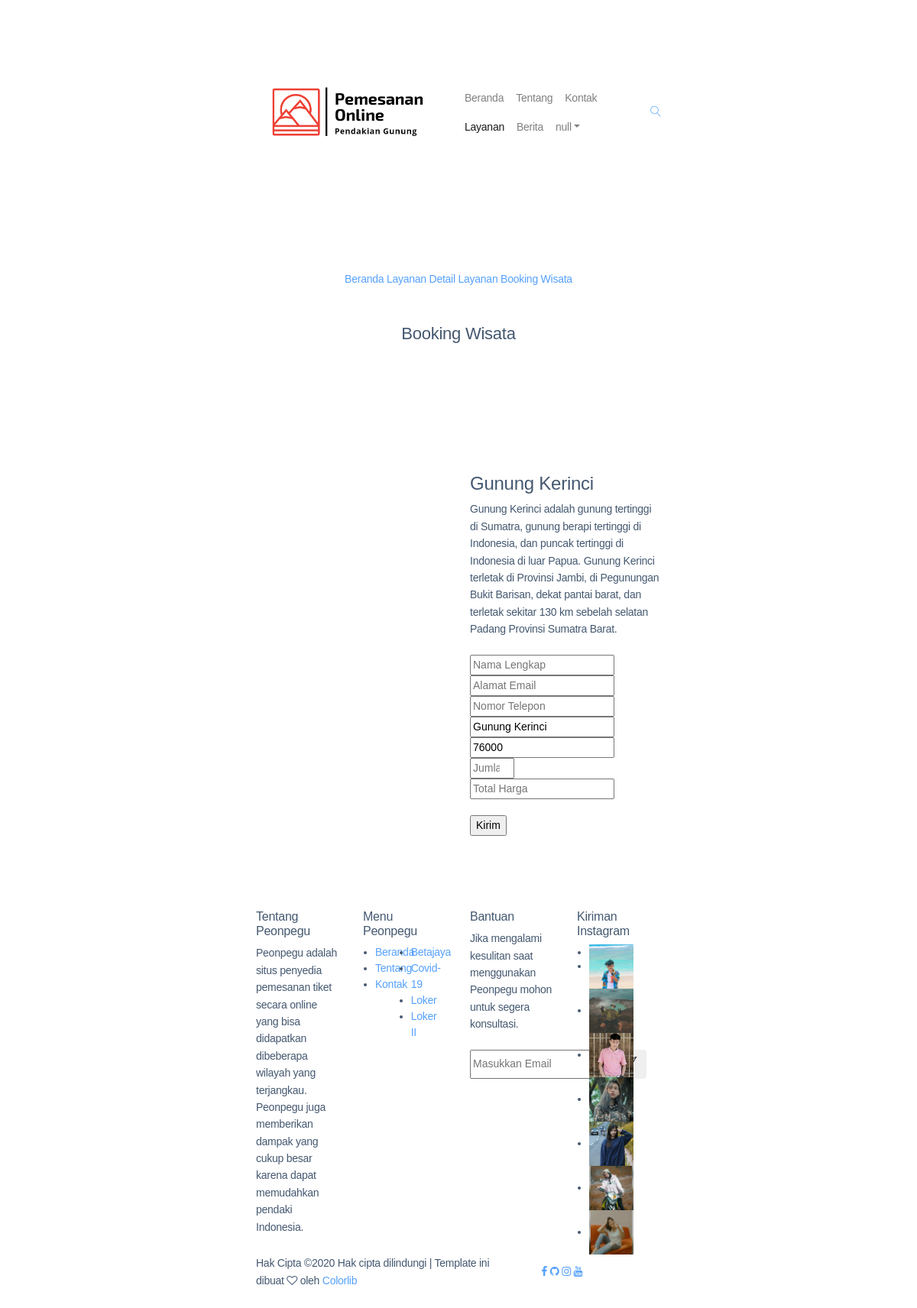
The app's page /User/booking-wisata?id=3 with its own data.
### tables this page shows
CREATE TABLE `tb_wisata` (
  `id_wisata` int(11) NOT NULL,
  `id_kategori` int(11) DEFAULT NULL,
  `nama_wisata` varchar(50) DEFAULT NULL,
  `alamat` text DEFAULT NULL,
  `ket_singkat` text DEFAULT NULL,
  `ket_lengkap` text DEFAULT NULL,
  `harga` int(11) DEFAULT NULL,
  `stok` int(11) DEFAULT NULL,
  `gambar` varchar(250) DEFAULT NULL,
  `created` datetime DEFAULT NULL,
  `modified` datetime DEFAULT NULL
);

### User/booking-wisata.php (the view, shortened to what this page needs)
<?php
include '../koneksi.php';
$id = $_GET['id'];
$id_user = $_COOKIE['version'];
$query = mysqli_query($conn, "SELECT * FROM tb_user WHERE id_user = '$id_user'");
$row = mysqli_fetch_array($query);
$query2 = mysqli_query($conn, "SELECT * FROM tb_wisata WHERE id_wisata = '$id'");
$row2 = mysqli_fetch_array($query2);
?>
<!DOCTYPE html>
<html lang="en">
<head>
    <link rel="stylesheet" href="../assets/dist-2/css/bootstrap.css">
    <link rel="stylesheet" href="../assets/dist-2/vendors/linericon/style.css">
    <link rel="stylesheet" href="../assets/dist-2/css/font-awesome.min.css">
    <link rel="stylesheet" href="../assets/dist-2/vendors/owl-carousel/owl.carousel.min.css">
    <link rel="stylesheet" href="../assets/dist-2/vendors/lightbox/simpleLightbox.css">
    <link rel="stylesheet" href="../assets/dist-2/vendors/nice-select/css/nice-select.css">
    <link rel="stylesheet" href="../assets/dist-2/vendors/animate-css/animate.css">
    <link rel="stylesheet" href="../assets/dist-2/css/style.css">
    <link rel="stylesheet" href="../assets/dist-2/css/responsive.css">
</head>
<body>
    <header class="header_area">
        <div class="main_menu">
            <nav class="navbar navbar-expand-lg navbar-light">
                <div class="container box_1620">
                    <a class="navbar-brand logo_h" href="index"><img src="../assets/images/logo-home.png" alt="" style="width: 249px;"></a>
                    <div class="collapse navbar-collapse offset" id="navbarSupportedContent">
                        <ul class="nav navbar-nav menu_nav ml-auto">
                            <li class="nav-item"><a class="nav-link" href="index">Beranda</a></li>
                            <li class="nav-item"><a class="nav-link" href="tentang">Tentang</a></li>
                            <li class="nav-item"><a class="nav-link" href="kontak">Kontak</a></li>
                            <li class="nav-item active"><a class="nav-link" href="layanan">Layanan</a></li>
                            <li class="nav-item"><a class="nav-link" href="berita">Berita</a></li>
                            <li class="nav-item submenu dropdown">
                                <a href="#" class="nav-link dropdown-toggle" data-toggle="dropdown" role="button" aria-haspopup="true" aria-expanded="false"><script type="text/javascript">document.write(tampil2)</script></a>
                            </li>
                        </ul>
                        <ul class="nav navbar-nav navbar-right">
                            <li class="nav-item"><a href="#" class="search"><i class="lnr lnr-magnifier"></i></a></li>
                        </ul>
                    </div>
                </div>
            </nav>
        </div>
    </header>
    <section class="banner_area">
        <div class="banner_inner d-flex align-items-center">
            <div class="container">
                <div class="banner_content text-center">
                    <div class="page_link">
                        <a href="index">Beranda</a>
                        <a href="layanan">Layanan</a>
                        <a href="detail-layanan?id=<?php echo $id;?>">Detail Layanan</a>
                        <a href="booking-wisata?id=<?php echo $id;?>">Booking Wisata</a>
                    </div>
                    <h2>Booking Wisata</h2>
                </div>
            </div>
        </div>
    </section>
    <section class="portfolio_details_area p_120">
        <div class="container">
            <div class="portfolio_details_inner">
                <div class="row">
                    <div class="col-md-6">
                        <div class="left_img">
                        </div>
                    </div>
                    <div class="col-md-6">
                        <div class="portfolio_right_text">
                            <h4><?php echo $row2['nama_wisata'];?></h4>
                            <p><?php echo $row2['ket_singkat'];?></p>
                            <form action="Proses/add-transaksi.php" method="POST">
                                <div class="perhitungan">
                                    <div class="mt-10">
                                        <input type="text" id="nama_lengkap" name="nama_lengkap" placeholder="Nama Lengkap" value="<?php echo $row['nama_lengkap'];?>" readonly="" required class="single-input">
                                    </div>
                                    <div class="mt-10">
                                        <input type="email" id="email" name="email" placeholder="Alamat Email" value="<?php echo $row['email'];?>" readonly="" required class="single-input">
                                    </div>
                                    <div class="mt-10">
                                        <input type="number" id="no_hp" name="no_hp" placeholder="Nomor Telepon" value="<?php echo $row['no_hp'];?>" readonly="" required class="single-input">
                                    </div>
                                    <div class="mt-10">
                                        <input type="text" id="nama_wisata" name="nama_wisata" placeholder="Nama Wisata" value="<?php echo $row2['nama_wisata'];?>" readonly="" required class="single-input">
                                    </div>
                                    <div class="mt-10">
                                        <input type="number" id="harga" name="harga" placeholder="Harga" value="<?php echo $row2['harga'];?>" readonly="" required class="single-input">
                                    </div>
                                    <div class="mt-10">
                                        <input type="number" id="jumlah_pesan" name="jumlah_pesan" placeholder="Jumlah Pesan" min="1" max="<?php echo $row2['stok'];?>" required="" class="single-input" autocomplete="off">
                                    </div>
                                    <div class="mt-10">
                                        <input type="number" id="total_harga" name="total_harga" placeholder="Total Harga"  required class="single-input" autocomplete="off" readonly="">
                                    </div><br>
                                    <input type="submit" class="genric-btn info circle" name="submit" id="submit" value="Kirim">
                                </div>
                            </form>
                        </div>
                    </div>
                </div>
            </div>
        </div>
    </section>
    <footer class="footer-area section_gap">
        <div class="container">
            <div class="row">
                <div class="col-lg-3  col-md-6 col-sm-6">
                    <div class="single-footer-widget">
                        <h6 class="footer_title">Tentang Peonpegu</h6>
                        <p>Peonpegu adalah situs penyedia pemesanan tiket secara online yang bisa didapatkan dibeberapa wilayah yang terjangkau. Peonpegu juga memberikan dampak yang cukup besar karena dapat memudahkan pendaki Indonesia.</p>
                    </div>
                </div>
                <div class="col-lg-3 col-md-6 col-sm-6">
                    <div class="single-footer-widget">
                        <h6 class="footer_title">Menu Peonpegu</h6>
                        <div class="row">
                            <div class="col-4">
                                <ul class="list">
                                    <li><a href="index">Beranda</a></li>
                                    <li><a href="tentang">Tentang</a></li>
                                    <li><a href="kontak">Kontak</a></li>
                                </ul>
                            </div>
                            <div class="col-4">
                                <ul class="list">
                                    <li><a href="http://betajaya.000webhostapp.com/">Betajaya</a></li>
                                    <li><a href="https://github.com/RizkiKarianata/Info-Covid-19">Covid-19</a></li>
                                    <li><a href="http://lokerpemimpi.000webhostapp.com/">Loker</a></li>
                                    <li><a href="http://wongjaim.000webhostapp.com/">Loker II</a></li>
                                </ul>
                            </div>
                        </div>
                    </div>
                </div>
                <div class="col-lg-3 col-md-6 col-sm-6">
                    <div class="single-footer-widget">
                        <h6 class="footer_title">Bantuan</h6>
                        <p>Jika mengalami kesulitan saat menggunakan Peonpegu mohon untuk segera konsultasi.</p>
                        <div id="mc_embed_signup">
                            <form target="_blank" action="https://spondonit.us12.list-manage.com/subscribe/post?u=1462626880ade1ac87bd9c93a&amp;id=92a4423d01" method="get" class="subscribe_form relative">
                                <div class="input-group d-flex flex-row">
                                    <input name="EMAIL" placeholder="Masukkan Email" onfocus="this.placeholder = ''" onblur="this.placeholder = 'Masukkan Email '" required="" type="email" autocomplete="off">
                                </div>
                            </form>
                        </div>
                    </div>
                </div>
                <div class="col-lg-3 col-md-6 col-sm-6">
                    <div class="single-footer-widget instafeed">
                        <h6 class="footer_title">Kiriman Instagram</h6>
                        <ul class="list instafeed d-flex flex-wrap">
                            <li><img src="../assets/images/instagram/Gambar3.jpg" alt="" style="width: 58px;"></li>
                            <li><img src="../assets/images/instagram/Gambar14.jpg" alt="" style="width: 58px;"></li>
                            <li><img src="../assets/images/instagram/Gambar15.jpg" alt="" style="width: 58px;"></li>
                            <li><img src="../assets/images/instagram/Gambar17.jpg" alt="" style="width: 58px;"></li>
                            <li><img src="../assets/images/instagram/Gambar24.jpg" alt="" style="width: 58px;"></li>
                            <li><img src="../assets/images/instagram/Gambar25.jpg" alt="" style="width: 58px;"></li>
                            <li><img src="../assets/images/instagram/Gambar26.jpg" alt="" style="width: 58px;"></li>
                        </ul>
                    </div>
                </div>
            </div>
            <div class="row footer-bottom d-flex justify-content-between align-items-center">
                <p class="col-lg-8 col-md-8 footer-text m-0">
                    Hak Cipta &copy;<script>document.write(new Date().getFullYear());</script> Hak cipta dilindungi | Template ini dibuat <i class="fa fa-heart-o" aria-hidden="true"></i> oleh <a href="https://colorlib.com" target="_blank">Colorlib</a>
                </p>
                <div class="col-lg-4 col-md-4 footer-social">
                    <a href="http://bit.ly/RizkiNataFB"><i class="fa fa-facebook"></i></a>
                    <a href="http://bit.ly/RizkiGH"><i class="fa fa-github"></i></a>
                    <a href="http://bit.ly/RizkiNataIG"><i class="fa fa-instagram"></i></a>
                    <a href="http://bit.ly/RizkiKarianata"><i class="fa fa-youtube"></i></a>
                </div>
            </div>
        </div>
    </footer>
</body>
</html>

### assets/dist-2/css/responsive.css (style rules this page uses)
@media (max-width:1619px) { .header_area .navbar .search { margin-left: 40px; } }

### records on screen
tb_wisata: nama_wisata "Gunung Kerinci", ket_singkat "Gunung Kerinci adalah gunung tertinggi di Sumatra, gunung berapi tertinggi di Indonesia, dan puncak tertinggi di Indonesia di luar Papua. Gunung Kerinci terletak di Provinsi Jambi, di Pegunungan Bukit Barisan, dekat pantai barat, dan terletak sekitar 130 km sebelah selatan Padang Provinsi Sumatra Barat.", harga "76000"
